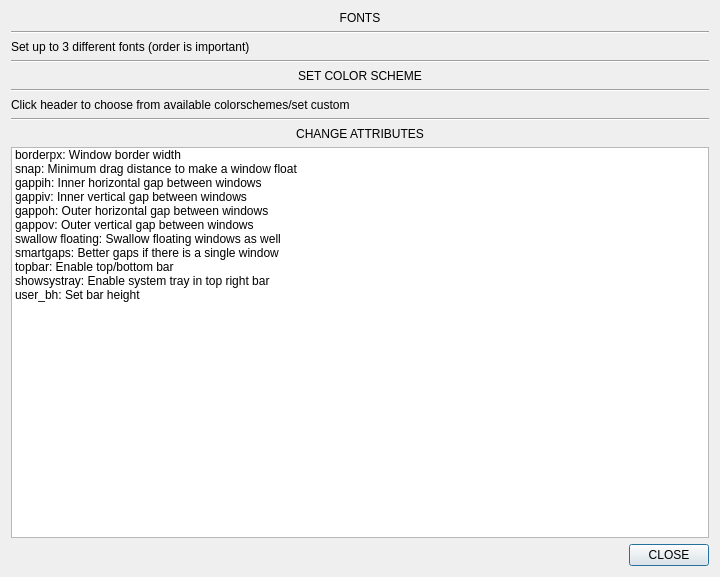
<?xml version="1.0" encoding="UTF-8"?>
<ui version="4.0">
 <class>Dialog</class>
 <widget class="QDialog" name="Dialog">
  <property name="geometry">
   <rect>
    <x>0</x>
    <y>0</y>
    <width>720</width>
    <height>577</height>
   </rect>
  </property>
  <property name="windowTitle">
   <string>Dialog</string>
  </property>
  <layout class="QGridLayout" name="gridLayout">
   <item row="0" column="0">
    <layout class="QGridLayout" name="gridLayout_2">
     <item row="12" column="0" alignment="Qt::AlignRight|Qt::AlignBottom">
      <widget class="QPushButton" name="pb_close">
       <property name="text">
        <string>CLOSE</string>
       </property>
      </widget>
     </item>
     <item row="2" column="0">
      <widget class="Line" name="line">
       <property name="orientation">
        <enum>Qt::Horizontal</enum>
       </property>
      </widget>
     </item>
     <item row="11" column="0">
      <widget class="QListWidget" name="listWidget">
       <item>
        <property name="text">
         <string>borderpx: Window border width</string>
        </property>
       </item>
       <item>
        <property name="text">
         <string>snap: Minimum drag distance to make a window float</string>
        </property>
       </item>
       <item>
        <property name="text">
         <string>gappih: Inner horizontal gap between windows</string>
        </property>
       </item>
       <item>
        <property name="text">
         <string>gappiv: Inner vertical gap between windows</string>
        </property>
       </item>
       <item>
        <property name="text">
         <string>gappoh: Outer horizontal gap between windows</string>
        </property>
       </item>
       <item>
        <property name="text">
         <string>gappov: Outer vertical gap between windows</string>
        </property>
       </item>
       <item>
        <property name="text">
         <string>swallow floating: Swallow floating windows as well</string>
        </property>
       </item>
       <item>
        <property name="text">
         <string>smartgaps: Better gaps if there is a single window</string>
        </property>
       </item>
       <item>
        <property name="text">
         <string>topbar: Enable top/bottom bar</string>
        </property>
       </item>
       <item>
        <property name="text">
         <string>showsystray: Enable system tray in top right bar</string>
        </property>
       </item>
       <item>
        <property name="text">
         <string>user_bh: Set bar height</string>
        </property>
       </item>
      </widget>
     </item>
     <item row="6" column="0">
      <widget class="Line" name="line_5">
       <property name="orientation">
        <enum>Qt::Horizontal</enum>
       </property>
      </widget>
     </item>
     <item row="0" column="0">
      <layout class="QHBoxLayout" name="horizontalLayout_3"/>
     </item>
     <item row="3" column="0">
      <widget class="QLabel" name="label_4">
       <property name="text">
        <string>Set up to 3 different fonts (order is important)</string>
       </property>
      </widget>
     </item>
     <item row="7" column="0">
      <widget class="QLabel" name="label_5">
       <property name="text">
        <string>Click header to choose from available colorschemes/set custom</string>
       </property>
      </widget>
     </item>
     <item row="9" column="0">
      <widget class="Line" name="line_2">
       <property name="orientation">
        <enum>Qt::Horizontal</enum>
       </property>
      </widget>
     </item>
     <item row="1" column="0">
      <widget class="QLabel" name="label_3">
       <property name="text">
        <string>FONTS</string>
       </property>
       <property name="alignment">
        <set>Qt::AlignCenter</set>
       </property>
      </widget>
     </item>
     <item row="5" column="0">
      <widget class="QLabel" name="label_2">
       <property name="text">
        <string>SET COLOR SCHEME</string>
       </property>
       <property name="alignment">
        <set>Qt::AlignCenter</set>
       </property>
      </widget>
     </item>
     <item row="10" column="0">
      <widget class="QLabel" name="label">
       <property name="text">
        <string>CHANGE ATTRIBUTES</string>
       </property>
       <property name="alignment">
        <set>Qt::AlignCenter</set>
       </property>
      </widget>
     </item>
     <item row="4" column="0">
      <widget class="Line" name="line_6">
       <property name="orientation">
        <enum>Qt::Horizontal</enum>
       </property>
      </widget>
     </item>
    </layout>
   </item>
  </layout>
 </widget>
 <resources/>
 <connections/>
</ui>
